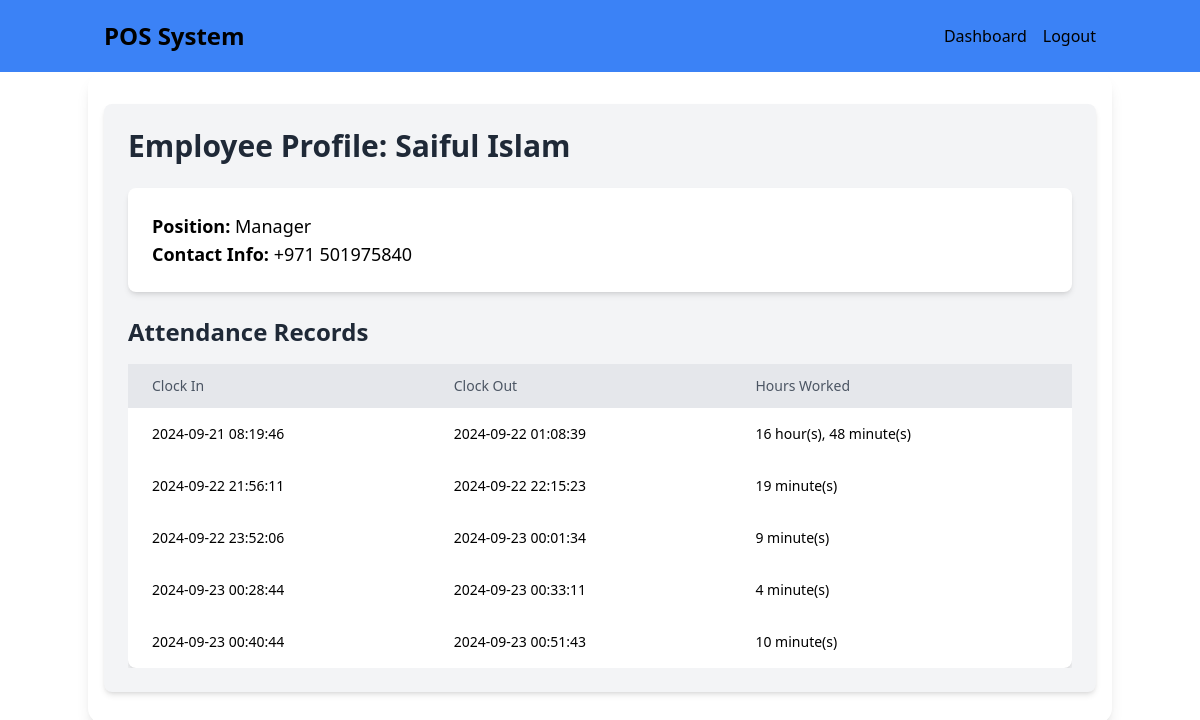
The page /employee/profile/1 (signed in) on the database as committed earlier.
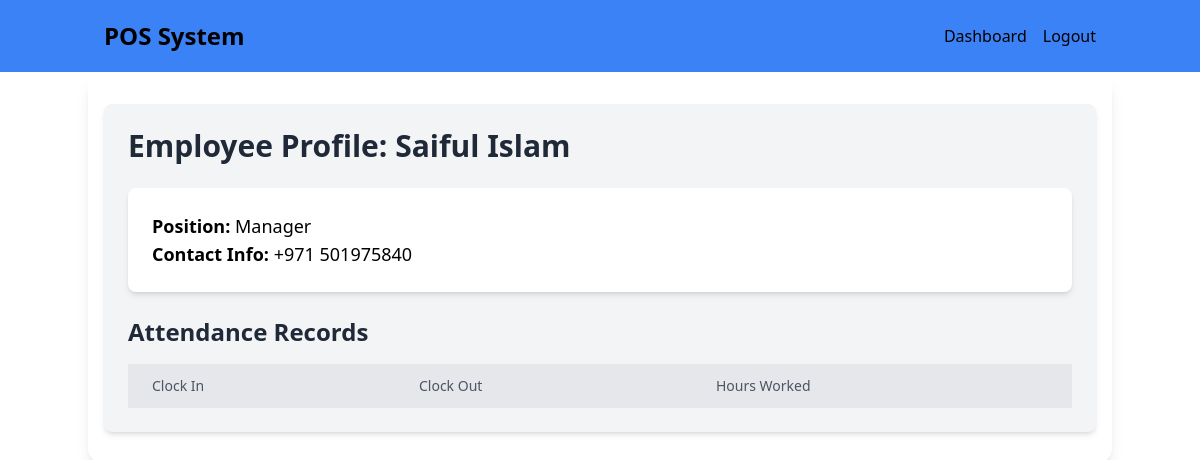
The same page on the database as committed later.
### models.py (models this page shows)
class Attendance(db.Model):
    id = db.Column(db.Integer, primary_key=True)
    employee_id = db.Column(db.Integer, db.ForeignKey('employee.id'), nullable=False)
    clock_in = db.Column(db.DateTime, nullable=False)
    clock_out = db.Column(db.DateTime, nullable=True)
    @property
    def worked_hours(self):
        if self.clock_out:
            worked_time = self.clock_out - self.clock_in
            total_minutes = int(worked_time.total_seconds() / 60)
            hours, minutes = divmod(total_minutes, 60)
            if hours > 0:
                return f"{hours} hour(s), {minutes} minute(s)"
            else:
                return f"{minutes} minute(s)"
        return None

### routes.py (the view)
    @app.route("/employee/profile/<int:employee_id>", methods=["GET"])
    @login_required
    def employee_profile(employee_id):
        employee = Employee.query.get_or_404(employee_id)
        attendance_records = Attendance.query.filter_by(employee_id=employee_id).all()
        return render_template('employee_profile.html', employee=employee, attendance_records=attendance_records)

### app_init.py (called while the page is built)
def create_initialized_flask_app():
    app = Flask(__name__, static_folder='static')
    app.config['SECRET_KEY'] = 'your-secret-key'
    database_path = os.path.join(os.path.abspath(os.path.dirname(__file__)), 'data', 'pos_system.db')
    app.config['SQLALCHEMY_DATABASE_URI'] = f'sqlite:///{database_path}'
    app.config['SQLALCHEMY_TRACK_MODIFICATIONS'] = False
    app.config['JWT_SECRET_KEY'] = 'another-secret-key'
    db.init_app(app)
    login_manager.init_app(app)
    jwt.init_app(app)
    from models import User
    @login_manager.user_loader
    def load_user(user_id):
        return User.query.get(int(user_id))
    with app.app_context():
        db.create_all()
    return app

### templates/employee_profile.html
{% extends "base.html" %} {% block content %}
<div class="container mx-auto p-6 bg-gray-100 rounded-lg shadow-md">
  <h1 class="text-3xl font-bold text-gray-800 mb-6">
    Employee Profile: {{ employee.name }}
  </h1>
  <div class="bg-white p-6 rounded-lg shadow-md mb-6">
    <p class="text-lg"><strong>Position:</strong> {{ employee.position }}</p>
    <p class="text-lg">
      <strong>Contact Info:</strong> {{ employee.contact_info }}
    </p>
  </div>
  <h2 class="text-2xl font-bold text-gray-800 mb-4">Attendance Records</h2>
  <div class="overflow-x-auto">
    <table class="min-w-full bg-white rounded-lg shadow-md">
      <thead class="bg-gray-200">
        <tr>
          <th class="py-3 px-6 text-left text-sm font-medium text-gray-600">
            Clock In
          </th>
          <th class="py-3 px-6 text-left text-sm font-medium text-gray-600">
            Clock Out
          </th>
          <th class="py-3 px-6 text-left text-sm font-medium text-gray-600">
            Hours Worked
          </th>
        </tr>
      </thead>
      <tbody class="text-gray-700">
        {% for record in attendance_records %}
        <tr class="hover:bg-gray-100 transition duration-300">
          <td class="py-4 px-6 text-sm">
            {{ record.clock_in.strftime('%Y-%m-%d %H:%M:%S') }}
          </td>
          <td class="py-4 px-6 text-sm">
            {{ record.clock_out.strftime('%Y-%m-%d %H:%M:%S') if
            record.clock_out else 'Still Working' }}
          </td>
          <td class="py-4 px-6 text-sm">
            {{ record.worked_hours if record.worked_hours else 'N/A' }}
          </td>
        </tr>
        {% endfor %}
      </tbody>
    </table>
  </div>
</div>
{% endblock %}

Rows that differ between the two databases and show on the page:
no longer on this page (row edited): Attendance: clock_in "2024-09-21 08:19:46", clock_out "2024-09-22 01:08:39", clock_out+clock_in "16 hour(s), 48 minute(s)"
removed Attendance: clock_in "2024-09-22 21:56:11", clock_out "2024-09-22 22:15:23", clock_out+clock_in "19 minute(s)"
removed Attendance: clock_in "2024-09-22 23:52:06", clock_out "2024-09-23 00:01:34", clock_out+clock_in "9 minute(s)"
removed Attendance: clock_in "2024-09-23 00:28:44", clock_out "2024-09-23 00:33:11", clock_out+clock_in "4 minute(s)"
removed Attendance: clock_in "2024-09-23 00:40:44", clock_out "2024-09-23 00:51:43", clock_out+clock_in "10 minute(s)"
